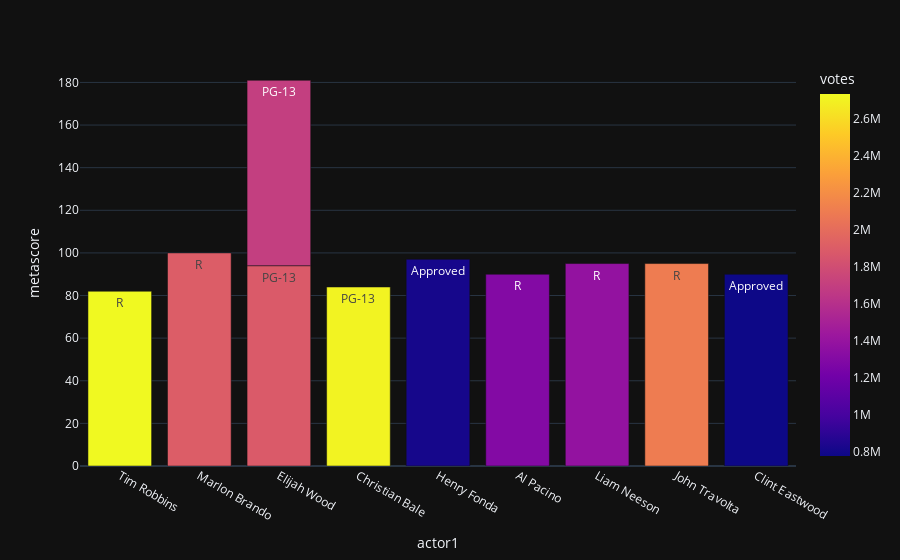

The code cell stored with this chart in its notebook:
### Code cell
px.bar(movies_Rev,x='actor1',y='metascore', color='votes',
       hover_name='name', text='rating',template='plotly_dark')

### Figure 1 — Plotly figure (JSON) as saved in the notebook; plotly's stock layout.template omitted (floating-point values rounded to 4 significant figures)
{"data": [{"alignmentgroup": "True", "hovertemplate": "<b>%{hovertext}</b><br><br>actor1=%{x}<br>metascore=%{y}<br>rating=%{text}<br>votes=%{marker.color}<extra></extra>", "hovertext": ["The Shawshank Redemption", "The Godfather", "The Lord of the Rings: The Return of the King", "The Dark Knight", "12 Angry Men", "The Godfather Part II", "Schindler's List", "Pulp Fiction", "The Lord of the Rings: The Two Towers", "The Good, the Bad and the Ugly"], "legendgroup": "", "marker": {"color": [2734415, 1901434, 1880872, 2707543, 809212, 1296248, 1380465, 2101265, 1697915, 774806], "coloraxis": "coloraxis", "pattern": {"shape": ""}}, "name": "", "offsetgroup": "", "orientation": "v", "showlegend": false, "text": ["R", "R", "PG-13", "PG-13", "Approved", "R", "R", "R", "PG-13", "Approved"], "textposition": "auto", "type": "bar", "x": ["Tim Robbins", "Marlon Brando", "Elijah Wood", "Christian Bale", "Henry Fonda", "Al Pacino", "Liam Neeson", "John Travolta", "Elijah Wood", "Clint Eastwood"], "xaxis": "x", "y": [82, 100, 94, 84, 97, 90, 95, 95, 87, 90], "yaxis": "y"}], "layout": {"barmode": "relative", "coloraxis": {"colorbar": {"title": {"text": "votes"}}, "colorscale": [[0, "#0d0887"], [0.1111, "#46039f"], [0.2222, "#7201a8"], [0.3333, "#9c179e"], [0.4444, "#bd3786"], [0.5556, "#d8576b"], [0.6667, "#ed7953"], [0.7778, "#fb9f3a"], [0.8889, "#fdca26"], [1, "#f0f921"]]}, "legend": {"tracegroupgap": 0}, "margin": {"t": 60}, "xaxis": {"anchor": "y", "domain": [0, 1], "title": {"text": "actor1"}}, "yaxis": {"anchor": "x", "domain": [0, 1], "title": {"text": "metascore"}}}}
